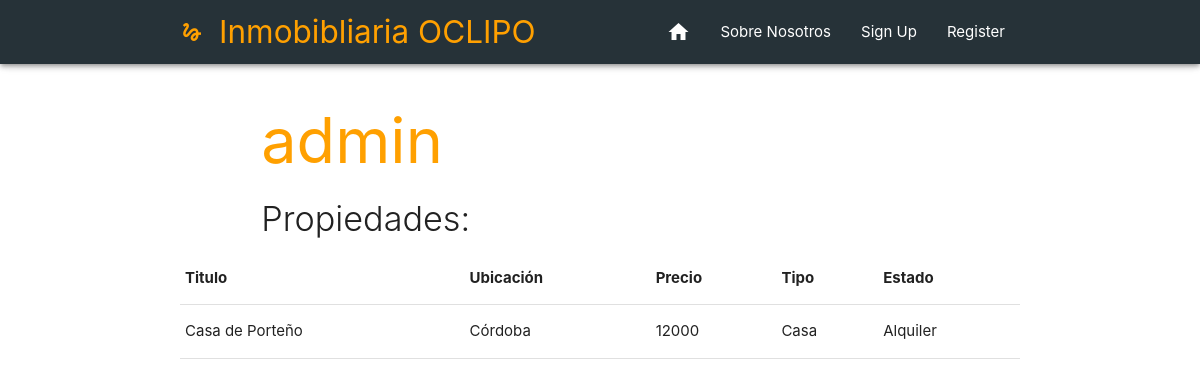
Page /perfil/admin on the earlier database version.
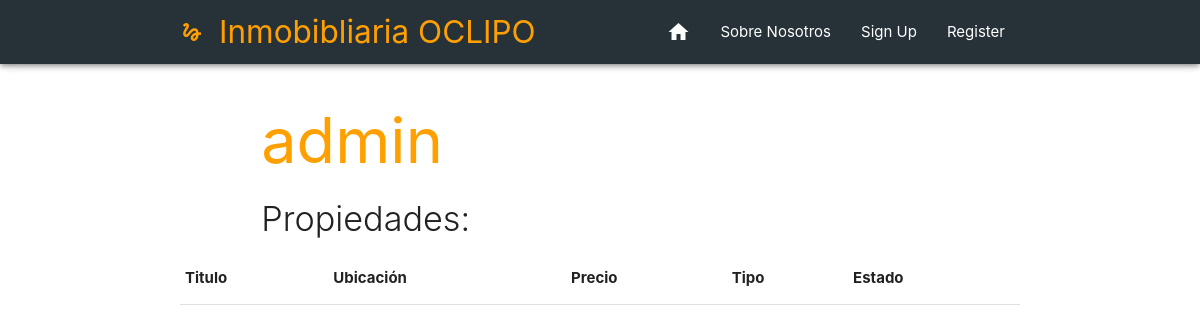
Same page on the later database version.
### Inmobibliaria/models.py (models this page shows, shortened)
class Propiedad(models.Model):
    usuario = models.ForeignKey(User, on_delete=models.CASCADE, null=False)
    titulo = models.CharField(max_length=20)
    precio = models.IntegerField()
    ubicacion = models.ForeignKey('Ubicacion', on_delete=models.CASCADE, null=False)
    barrio = models.CharField(max_length=30)
    calle = models.CharField(max_length=30)
    numero = models.IntegerField()
    tipo = models.CharField(max_length=12,choices=TIPO_CHOICES)
    estado = models.CharField(max_length=8,choices=STATUS_CHOICES)
    habitaciones = models.IntegerField()
    baños = models.IntegerField()
    tamaño = models.IntegerField()
    descripcion = models.TextField(max_length=2000)
    fecha = models.DateTimeField(auto_now_add=True)

class Ubicacion(models.Model):
    provincia = models.CharField(max_length=30)
    def __str__(self):
        return "{}".format(self.provincia)

### Inmobibliaria/views.py (the view)
# urls.py: path("perfil/<str:usuario>",views.perfil, name = "perfil"),
def perfil(request, usuario):
    user = User.objects.get(username=usuario)
    propiedades=Propiedad.objects.filter(usuario=user)
    data = {
        'propiedades':propiedades,
        'usuario':user
    }
    return render(request,'Inmobibliaria/perfil.html',data)

### Inmobibliaria/templates/Inmobibliaria/perfil.html (shortened to what this page needs)
{% extends 'Inmobibliaria/base.html' %}
{% block content %}
<div class="container">
          <div class="row" style="margin-bottom: 0;">
            <div class="col s12 m8 offset-m1 xl7 offset-xl1 center-on-small-only">
              <h1 class="header amber-text text-darken-2">{{usuario.username}}</h1>
              <h4 class="light">Propiedades:</h4>
            </div>
          </div>
<table>
    <th>Titulo</th>
    <th>Ubicación</th>
    <th>Precio</th>
    <th>Tipo</th>
    <th>Estado</th>
{% for pro in propiedades %}
    <tr>
        <td>{{pro.titulo}}</td>
        <td>{{pro.ubicacion}}</td>
        <td>{{pro.precio}}</td>
        <td>{{pro.tipo}}</td>
        <td>{{pro.estado}}</td>
    </tr>
{% endfor %}
</table>
</div>
{% endblock %}

Differences in the rows shown:
no longer on this page (row edited): Propiedad: titulo "Casa de Porteño", ubicacion "Córdoba", precio "12000", tipo "Casa", estado "Alquiler"
